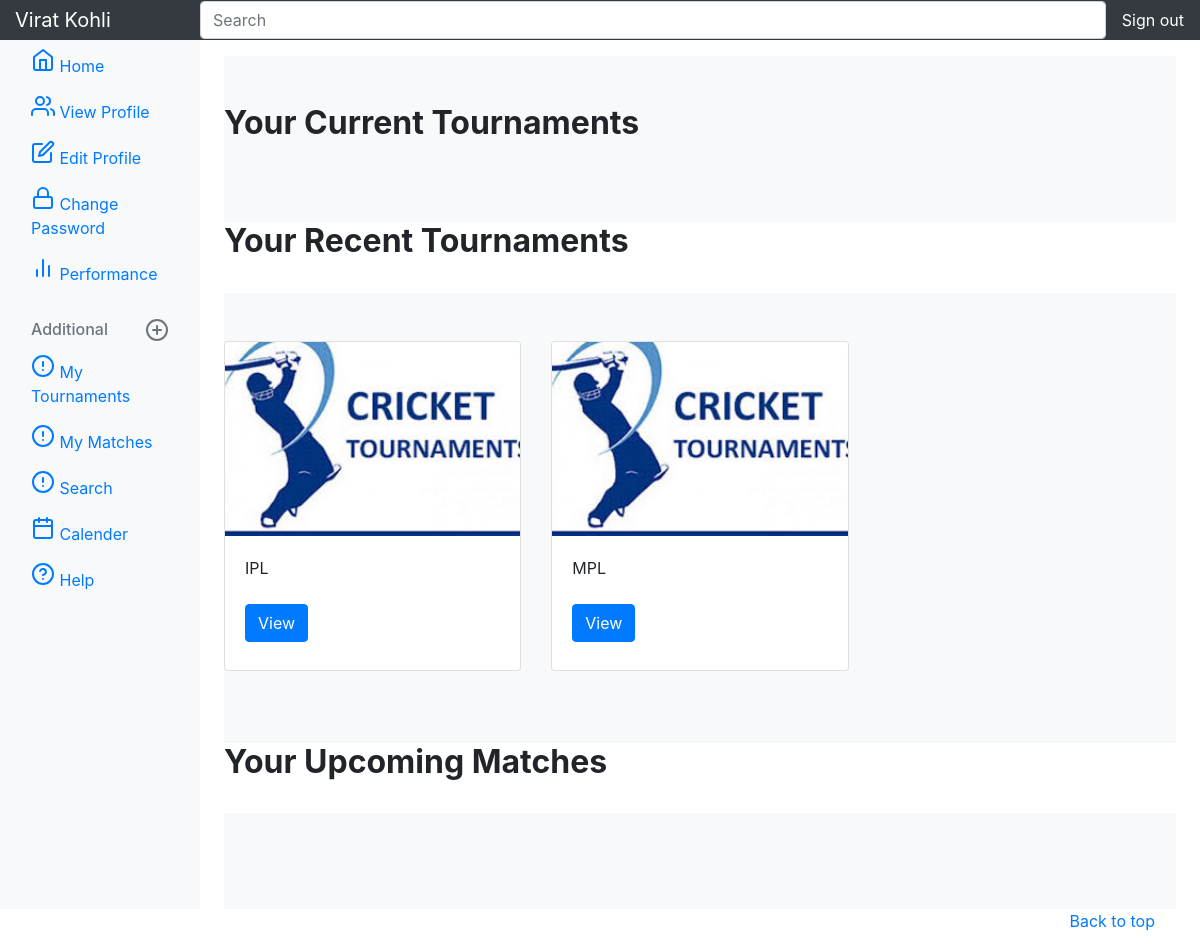
/player/my-tournaments/ (signed in), run on the app's committed database.
### tournament/models.py (models this page shows, shortened)
class Tournament(models.Model):
    name = models.CharField(max_length=20, unique=True)
    image = models.ImageField(blank=True, upload_to='tournaments', default='tournaments/no.png')
    place = models.TextField()
    start_date = models.DateField()
    end_date = models.DateField(default=None)
    organizer = models.ForeignKey(Organizer, on_delete=models.CASCADE, null=True, blank=True)
    tournament_status = models.IntegerField(default=0)
    tournament_schedule = models.IntegerField(default=0)

### player/views.py (the view)
# urls.py: path('my-tournaments/', views.my_tournaments, name='my_tournaments'),
def my_tournaments(request):
    try:
        player = Player.objects.get(pk=request.user.id)
        player = Player.objects.get(pk=request.user.id)
        match = Match.objects.all()
        team = Team.objects.all()
        tournament = Tournament.objects.all()
        teams = []
        for t in team:
            players = t.players.all()
            for p in players:
                if p == player:
                    teams.append(t)
        matches = []
        for m in match:
            for t in teams:
                if m.team_1 == t:
                    matches.append(m)
                elif m.team_2 == t:
                    matches.append(m)
        tournaments = []
        for t in tournament:
            for m in matches:
                if m.tournament == t:
                    tournaments.append(t)
        context = {'tournaments': tournaments}
        return render(request, 'player/my_tournaments.html', context)
    except Exception:
        return redirect('login')

### player/templates/player/my_tournaments.html (shortened to what this page needs)
{% extends 'player/base.html' %}
{% block body %}
    <main role="main" class="col-md-9 ml-sm-auto col-lg-10 pt-3 px-4">
      <div class="album py-5 bg-light">
        <h2><b>Your Current Tournaments</b></h2><br>
        </div>
            <h2><b>Your Recent Tournaments</b></h2><br>
      <div class="album py-5 bg-light">
          <div class="row">
              {% for tournament in tournaments %}
              {% if tournament.tournament_status == 2 %}
            <div class="col-md-4">
              <div class="card mb-4 box-shadow">
                <img class="card-img-top" src="{{ tournament.image.url}}" alt="Card image cap">
                <div class="card-body">
                  <p class="card-text">{{ tournament.name }}</p>
                  <div class="d-flex justify-content-between align-items-center">
                    <div class="btn-group">
                      <a href="{% url 'search:tournaments_details' tournament.id %}" class="btn btn-primary my-2">View</a>
                    </div>
                  </div>
                </div>
              </div>
            </div>
              {% endif %}
              {% endfor %}
          </div>
        </div>
    <h2><b>Your Upcoming Matches</b></h2><br>
    <div class="album py-5 bg-light">
        </div>
      </div>
    <footer class="text-muted">
      <div class="container">
        <p class="float-right">
          <a href="{% url 'player:my_tournaments' %}">Back to top</a>
        </p>
      </div>
    </footer>
{% endblock %}

### player/templates/player/base.html (shortened to what this page needs)
    <!doctype html>
<html lang="en">
  <head>
    <link href="https://getbootstrap.com/docs/4.0/dist/css/bootstrap.min.css" rel="stylesheet">
    <link href="https://getbootstrap.com/docs/4.0/examples/dashboard/dashboard.css" rel="stylesheet">
    <nav class="navbar navbar-dark sticky-top bg-dark flex-md-nowrap p-0">
      <nav class="navbar-brand col-sm-3 col-md-2 mr-0">{{ user.get_full_name }}</nav>
        <form  class="form-inline w-100 my-2 my-lg-0" method="GET" action="{% url 'search:nav_search_matches' %}">
        <input  class="form-control form-control-dark w-100" type="text" name="q" placeholder="Search" aria-label="Search">
        </form>
      <ul class="navbar-nav px-3">
        <li class="nav-item text-nowrap active">
          <a class="nav-link" href="{% url 'logout' %}">Sign out</a>
        </li>
      </ul>
    </nav>
    <div class="container-fluid">
      <div class="row">
        <nav class="col-md-2 d-none d-md-block bg-light sidebar">
          <div class="sidebar-sticky">
            <ul class="nav flex-column">
              <li class="nav-item">
                <a class="nav-link active" href="{% url 'player:player_home' %}">
                  <span data-feather="home"></span>
                  Home
                </a>
              </li>
              <li class="nav-item">
                <a class="nav-link" href="{% url 'player:player_view_profile' %}">
                  <span data-feather="users"></span>
                  View Profile
                </a>
              </li>
              <li class="nav-item">
                <a class="nav-link" href="{% url 'player:player_edit_profile' %}">
                  <span data-feather="edit"></span>
                  Edit Profile
                </a>
              </li>
              <li class="nav-item">
                <a class="nav-link" href="{% url 'player:player_change_password' %}">
                  <span data-feather="lock"></span>
                  Change Password
                </a>
              </li>
              <li class="nav-item">
                <a class="nav-link" href="{% url 'player:player_view_performance' %}">
                  <span data-feather="bar-chart-2"></span>
                  Performance
                </a>
              </li>
            </ul>
            <h6 class="sidebar-heading d-flex justify-content-between align-items-center px-3 mt-4 mb-1 text-muted">
              <span>Additional</span>
              <a class="d-flex align-items-center text-muted" href="#">
                <span data-feather="plus-circle"></span>
              </a>
            </h6>
            <ul class="nav flex-column mb-2">
              <li class="nav-item">
                <a class="nav-link" href="{% url 'player:my_tournaments' %}">
                  <span data-feather="alert-circle"></span>
                  My Tournaments
                </a>
              </li>
              <li class="nav-item">
                <a class="nav-link" href="{% url 'player:my_matches' %}">
                  <span data-feather="alert-circle"></span>
                  My Matches
                </a>
              </li>
                <li class="nav-item">
                <a class="nav-link" href="{% url 'search:search' %}">
                  <span data-feather="alert-circle"></span>
                  Search
                </a>
              </li>
              <li class="nav-item">
                <a class="nav-link" href="#">
                  <span data-feather="calendar"></span>
                  Calender
                </a>
              </li>
              <li class="nav-item">
                <a class="nav-link" href="#">
                  <span data-feather="help-circle"></span>
                  Help
                </a>
              </li>
            </ul>
          </div>
        </nav>
{% load staticfiles %}
    <link  rel="stylesheet" type="text/css" href="{% static 'player/messages/base.css' %}">
      {% load staticfiles %}
       <link  rel="stylesheet" type="text/css" href="{% static 'player/base.css' %}">
  {% block body %}
  {% endblock %}

### data on the page
Tournament: image (picture), name "IPL"
Tournament: image (picture), name "MPL"

### other printed values
{{ user.get_full_name }} "Virat Kohli"
